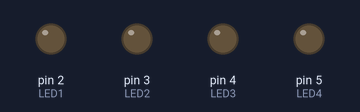
A sketch run on a simulated Arduino Uno, built with avr-gcc and run on an emulated ATmega328P. Parts: output pins drawn as LEDs (lit = HIGH).

Above: at 0.5 s.
At 2.5 s:
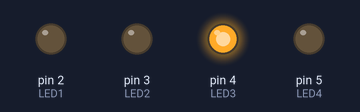
At 4.5 s:
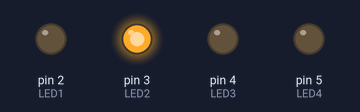
At 9.5 s:
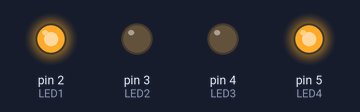
At 14.5 s:
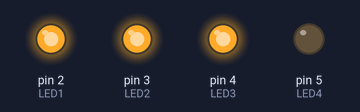
At 19.5 s:
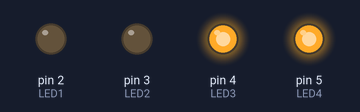
Timing chart, 0 to 20.8 s (numbered marks = the images above):
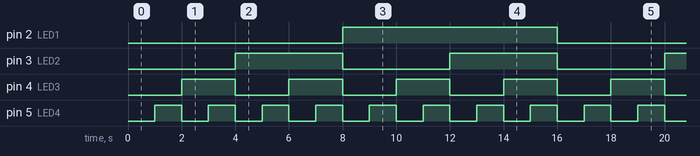

Measured:
- by itself, pin 2 (LED1): alternates HIGH for 8.0 s and LOW for 8.0 s
- by itself, pin 3 (LED2): alternates HIGH for 4.0 s and LOW for 4.0 s
- by itself, pin 4 (LED3): alternates HIGH for 2.0 s and LOW for 2.0 s
- by itself, pin 5 (LED4): alternates HIGH for 1.0 s and LOW for 1.0 s

The sketch:

binary_counter.ino
```cpp
#define LED1 2
#define LED2 3
#define LED3 4
#define LED4 5

void setup() {
  // put your setup code here, to run once:
  pinMode(LED1, OUTPUT);
  pinMode(LED2, OUTPUT);
  pinMode(LED3, OUTPUT);
  pinMode(LED4, OUTPUT);
}

void loop() {
  // put your main code here, to run repeatedly:
  for (uint8_t i = 0; i < 16; i++) {
    digitalWrite(LED1, (i & 0b1000) ? HIGH : LOW);
    digitalWrite(LED2, (i & 0b0100) ? HIGH : LOW);
    digitalWrite(LED3, (i & 0b0010) ? HIGH : LOW);
    digitalWrite(LED4, (i & 0b0001) ? HIGH : LOW);

    delay(1000);
  }
}
```
